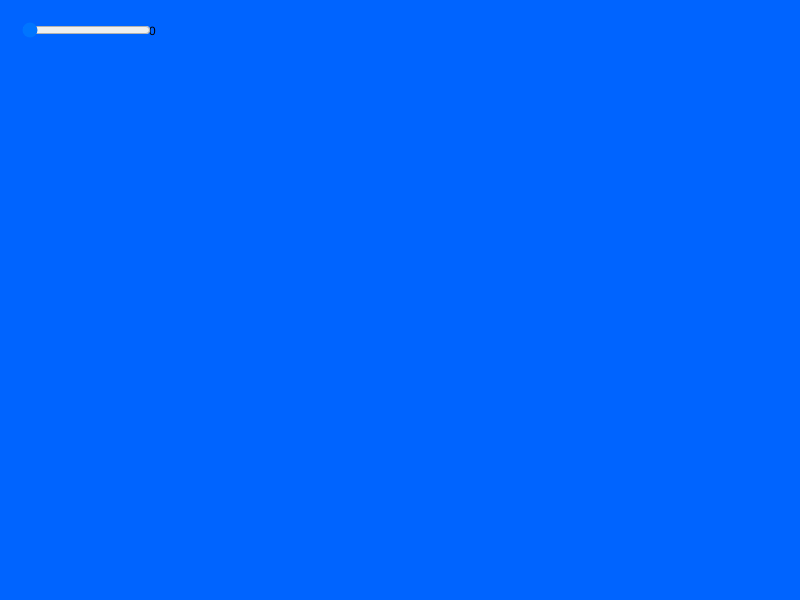
Frame 1 (no input)
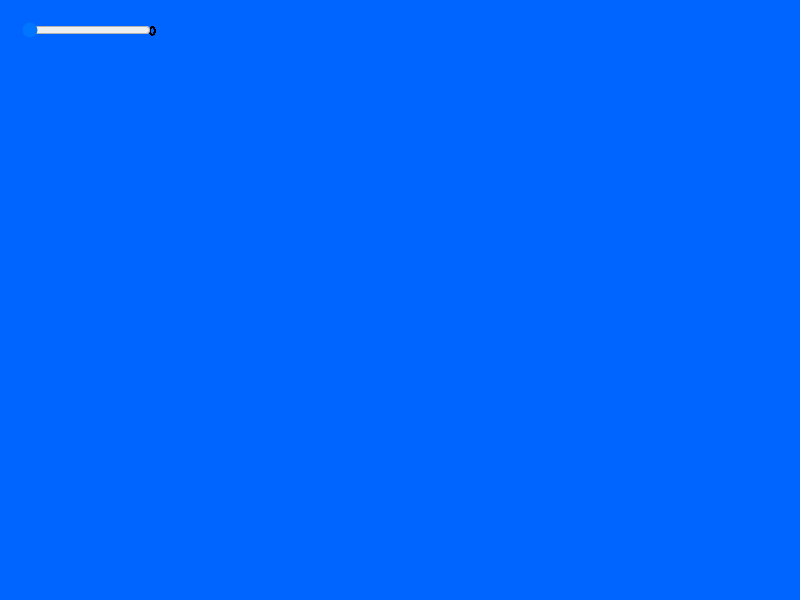
Frame 60 (no input)
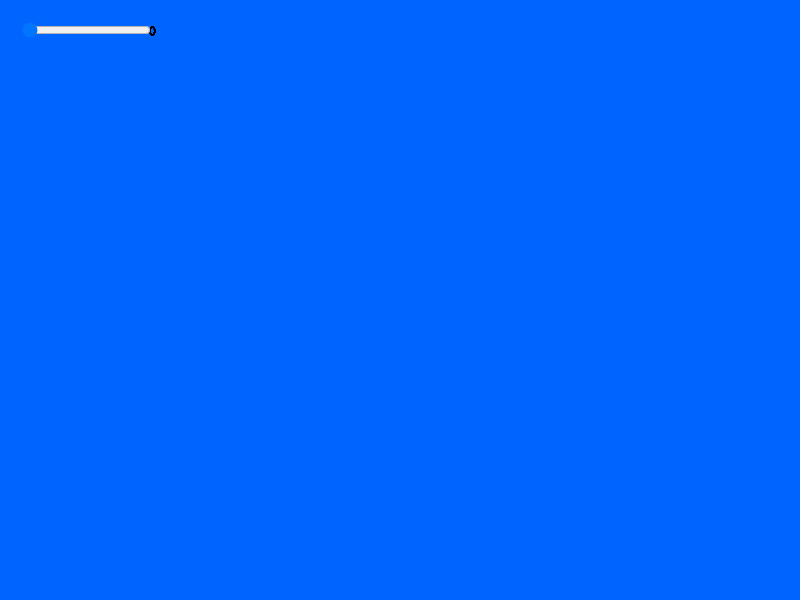
Frame 120 (the mouse pressed at the canvas centre since frame 60)

The p5.js sketch that drew these frames (run headless with seeded random() and noise() and a simulated clock; from frame 60 on, the mouse is pressed at the canvas centre):

// p5.js sketch
// ── sketch.js
//asks user how many circles they want on the screen
var promptNum = prompt("How many circles maximum at once on the screen?");
var points = [];
var aSlider;
//setup for canvas
function setup(){
  createCanvas(displayWidth, displayHeight);
  background(0, 100, 255);
  for (var i = 0; i < promptNum; i++) {
    points[i] = new dots;
  }
  aSlider = createSlider(0, promptNum, promptNum/10);
  aSlider.position(20, 20);
}

//draw on canvas
function draw() {
  noStroke();
  var aVal = aSlider.value();
  text("" + aVal, aSlider.x + aSlider.width, 35);
  console.log(aVal)
  //calls functions to draw and then move point
  for (var i = 0; i < aVal; i++) {
    points[i].drawPoint();
    points[i].movePoint();

  }
}
//function to position and calibrate dots
function dots(){
  this.x = random(0, width);
  this.y = random(0, height);
  this.xspeed;
  this.yspeed;
  /*
  this.history = [];
  var t = createVector(this.x, this.y)
  this.history.push(t);
  for (var t = 0; t < this.history.length; t++) {
    var pos = this.history[t];
    ellipse(pos.x, pos.y, 8, 8)
    fill(random(70, 140), random(70, 140), random(70, 140));
  }*/

    //function to draw a new dot
    this.drawPoint = function(){
    fill(random(0, 1), random(200, 255), random(100, 140));
    noStroke();
    //creating ellipse with x and y from movepoint function
    ellipse(this.x, this.y, 2, 2);
    }

    //function to moving x and y co-ordinates
    this.movePoint = function(){
    //choosing random x and y speed
    this.xspeed = random(-2, 2);
    this.yspeed = random(-2, 2);
    //adding random speed to both x and y co-ordinates
    this.x += this.xspeed;
    this.y += this.yspeed;
    console.log(this.x, this.y);
    //changes direction of ball when it hits the side of the canvas
      if (this.x > width || this.x < 1) {
      this.x = this.xspeed * -1;
      }
      else if (this.y > height || this.y < 1) {
      this.y = this.yspeed * -1;
      }
    }
  }
